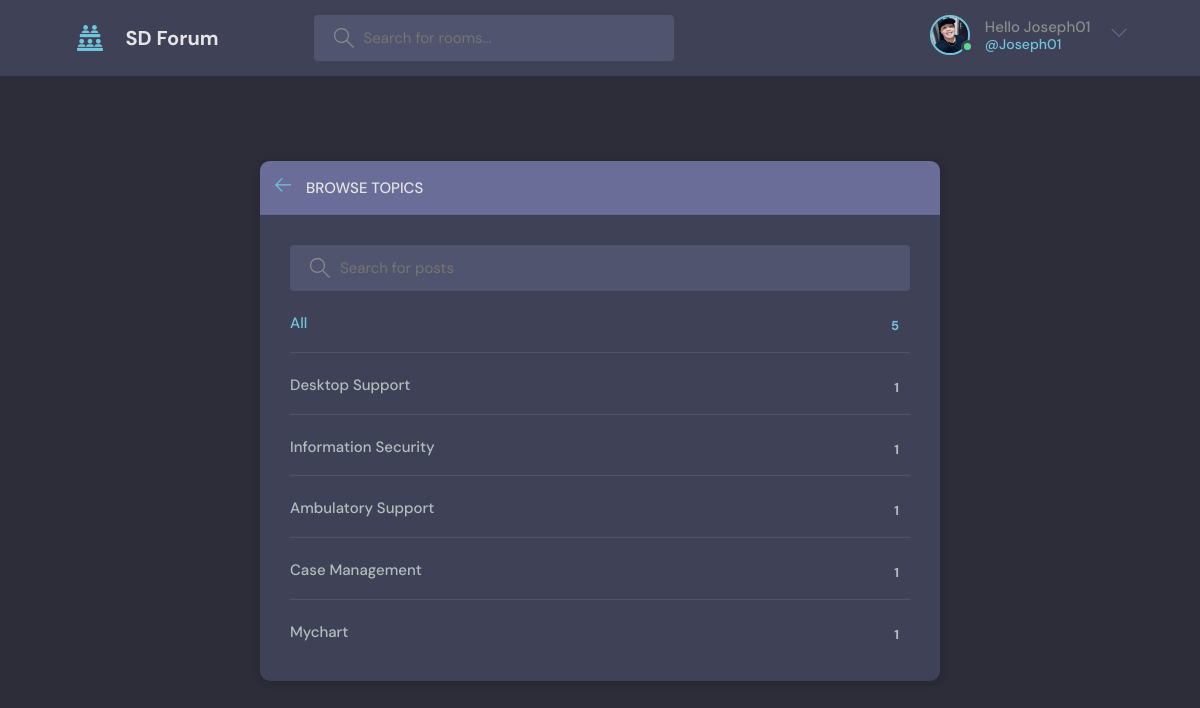
/topics/ (signed in), run on the app's committed database.
### base/models.py (models this page shows, shortened)
class User(AbstractUser):
    name  = models.CharField(max_length=200, null=True)
    email = models.EmailField(unique=True)
    bio = models.TextField(null=True)
    avatar = models.ImageField(null=True, default="avatar.svg")
    USERNAME_FIELD='email'
    REQUIRED_FIELDS = []

class Topic(models.Model):
    name = models.CharField(max_length=200)

### base/views.py (the view)
# urls.py: path('topics/',views.allTopics, name="topics"),
@login_required(login_url='login')
def allTopics(request):
    q = request.GET.get('q') if request.GET.get('q') != None else ''
    topics = Topic.objects.filter(name__icontains=q)
    all_rooms = Room.objects.all()
    room_count = all_rooms.count()
    context={'topics': topics, 'room_count': room_count }
    return render(request, 'base/topics.html',context)

### base/templates/base/topics.html (shortened to what this page needs)
{% extends 'main.html' %}
{% block content  %}
     <main class="create-room layout">
      <div class="container">
        <div class="layout__box">
          <div class="layout__boxHeader">
            <div class="layout__boxTitle">
              <a href="{%url 'home'%}">
                <svg version="1.1" xmlns="http://www.w3.org/2000/svg" width="32" height="32" viewBox="0 0 32 32">
                  <title>arrow-left</title>
                  <path
                    d="M13.723 2.286l-13.723 13.714 13.719 13.714 1.616-1.611-10.96-10.96h27.625v-2.286h-27.625l10.965-10.965-1.616-1.607z"
                  ></path>
                </svg>
              </a>
              <h3>Browse Topics</h3>
            </div>
          </div>
          <div class="topics-page layout__body">
            <form action="" method="GET" class="header__search">
              <label>
                <input name="q" placeholder="Search for posts" />
              </label>
            </form>
            <ul class="topics__list">
              <li>
                <a href="{% url 'topics' %}" class="active">All <span>{{room_count}}</span></a>
              </li>
              {%for topic in topics%}
              <li>
                <a href="{%url 'home' %}?q={{topic.name}}">{{topic.name}}<span>{{topic.room_set.all.count}}</span></a>
              </li>
              {%endfor%}
            </ul>
          </div>
        </div>
      </div>
    </main>
{% endblock  %}

### templates/nav.html (shortened to what this page needs)
{%load static%}
<header class="header header--loggedIn">
    <div class="container">
      <a href="{% url 'home' %}" class="header__logo">
        <img src="{% static 'images/favicon.png' %}" />
        <h1>SD Forum</h1>
      </a>
      <form class="header__search" action="{%url 'home'%}" method="GET">
        <label>
          <input placeholder="Search for rooms..."  name="q"/>
        </label>
      </form>
      <nav class="header__menu">
        {%if request.user.is_authenticated%}
        <div class="header__user">
          <a href="{% url 'user-profile' request.user.id%}">
            <div class="avatar avatar--medium active">
              <img src="{{request.user.avatar.url}}" />
            </div>
            <p>Hello {{request.user.username}}<span> @{{request.user.username}}</span></p>
          </a>
          <button class="dropdown-button">
            <svg version="1.1" xmlns="http://www.w3.org/2000/svg" width="32" height="32" viewBox="0 0 32 32">
              <title>chevron-down</title>
              <path d="M16 21l-13-13h-3l16 16 16-16h-3l-13 13z"></path>
            </svg>
          </button>
        </div>
        {%else%}
        <a href="{%url 'login' %}">
            <img src="{% static 'images/avatar.svg' %}" />
            <p>Login</p>
        </a>
        {%endif%}
      </nav>
    </div>
  </header>

### static/styles/style.css (style rules this page uses)
:root { --color-main: #71c6dd; --color-main-light: #e1f6fb; --color-dark: #3f4156; --color-dark-medium: #51546e; --color-dark-light: #696d97; --color-light: #e5e5e5; --color-gray: #8b8b8b; --color-light-gray: #b2bdbd; --color-bg: #2d2d39; --color-success: #5dd693; --color-error: #fc4b0b; }
* { font-family: "DM Sans", -apple-system, BlinkMacSystemFont, "Segoe UI", Roboto, Oxygen, Ubuntu, Cantarell, "Open Sans", "Helvetica Neue", sans-serif; margin: 0; padding: 0; box-sizing: border-box; text-rendering: optimizeLegibility; font-size: inherit; }
html { font-size: 56.25%; }
@media only screen and (min-width: 1200px) { html { font-size: 62.5%; } }
body { line-height: 1.6; font-weight: 400; font-size: 1.5rem; color: var(--color-light-gray); background-color: var(--color-bg); min-height: 100vh; }
img { width: 100%; }
a { display: inline-block; color: var(--color-main); text-decoration: none; }
.container { max-width: 120rem; width: 90%; margin: auto; }
.avatar { position: relative; display: inline-block; border-radius: 50%; border: 2px solid var(--color-main); }
.avatar img { display: block; border-radius: 50%; object-fit: cover; object-position: center; }
.avatar::after { content: ""; display: block; position: absolute; background-color: var(--color-gray); z-index: 111; border-radius: 50%; border: 0.3rem solid var(--color-dark); }
.avatar.active::after { background-color: var(--color-success); }
.avatar.avatar--medium img { width: 3.6rem; height: 3.6rem; border-radius: 50%; }
.avatar.avatar--medium:after { width: 0.7rem; height: 0.7rem; bottom: 0px; right: -6px; }
.header { padding: 1.5rem; background-color: var(--color-dark); }
.header > .container { display: flex; gap: 9.5rem; }
.header__logo, .header__user { display: flex; gap: 2rem; align-items: center; }
.header__logo > img { height: 3.2rem; width: 3.2rem; }
.header__logo > h1 { font-weight: 700; font-size: 2rem; color: var(--color-light); }
.header__search > label { background-color: var(--color-dark-medium); padding: 1.3rem 1rem; display: flex; align-items: center; gap: 1rem; border-radius: 4px; }
.header__search svg { fill: var(--color-gray); width: 2rem; height: 2rem; margin-left: 1rem; }
.header__search input { width: 30rem; background: transparent; border: none; outline: none; color: var(--color-light); }
.header__menu { margin-left: auto; position: relative; }
.header__menu a { display: flex; gap: 1.5rem; align-items: center; font-weight: 500; text-decoration: none; color: var(--color-gray); }
.header__menu img { height: 3.6rem; }
.header__menu p { line-height: 1.2; }
.header__menu span { color: var(--color-main); font-weight: 500; font-size: 1.4rem; display: block; }
.header__menu svg { width: 1.6rem; height: 1.6rem; fill: var(--color-dark-light); }
.dropdown-button { background: transparent; border: 0; outline: 0; cursor: pointer; }
.layout { margin-top: 2.4rem; }
.layout > .container { display: flex; justify-content: space-between; align-items: flex-start; }
.layout__box { width: 90%; max-width: 48rem; min-height: 40rem; position: absolute; top: 50%; left: 50%; transform: translate(-50%, -46%); background-color: var(--color-dark); border-radius: 1rem; box-shadow: 1px 1px 6px 3px rgba(0, 0, 0, 0.1); overflow: hidden; }
.layout__boxHeader { display: flex; padding: 1.5rem; background-color: var(--color-dark-light); }
.layout__boxTitle { display: flex; gap: 1.5rem; align-items: center; }
.layout__boxTitle h3 { text-transform: uppercase; font-weight: 500; color: var(--color-light); }
.layout__boxTitle svg { width: 1.6rem; height: 1.6rem; fill: var(--color-main); }
.layout__body { margin: 3rem; }
.topics__list { list-style: none; }
.topics__list li a { display: flex; justify-content: space-between; margin-bottom: 3rem; font-weight: 500; color: var(--color-light-gray); transition: all 0.3s ease-in-out; }
.topics__list li a.active, .topics__list li a:hover { color: var(--color-main); }
.topics__list li a span { padding: 0.5rem 1rem; background-color: var(--color-dark); border-radius: 3px; font-size: 1.3rem; font-weight: 700; letter-spacing: 1px; }
.topics-page .topics__list li:not(:last-child) a { margin: 2rem 0; padding-bottom: 1rem; text-decoration: none; border-bottom: 1px solid var(--color-dark-medium); }
.topics-page .header__search { display: block; }
.create-room.layout .layout__box { max-width: 68rem; }

### data on the page
User: user.avatar (picture), user.username "Joseph01"
Topic: name "Desktop Support", room_set.all.count "1"
Topic: name "Information Security", room_set.all.count "1"
Topic: name "Ambulatory Support", room_set.all.count "1"
Topic: name "Case Management", room_set.all.count "1"
Topic: name "Mychart", room_set.all.count "1"

### other printed values
{{ room_count }} "5"
